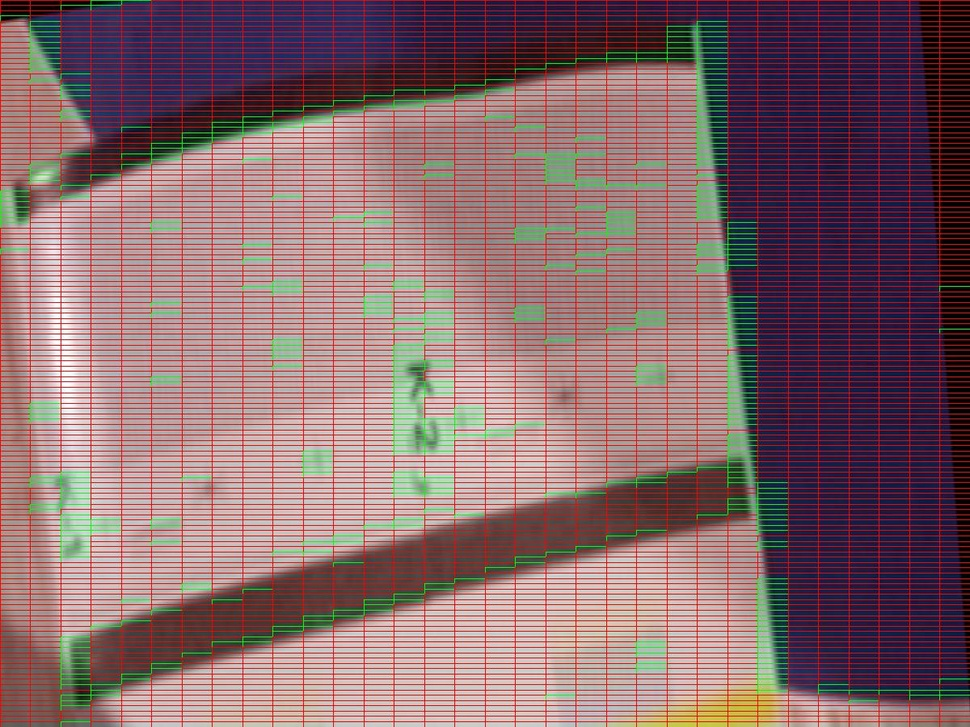
#> input picture dashboard/evidencias/GRANDO/test_20260316_202313.jpg, 970 x 727 px, shrunk from 1200 x 900 before the run
$ python -i nozzle_detection.py   (imports and definitions only)
#> lines starting #> are read from the running program, lines starting #| are printed output that depends on the picture; after the words box and inside, x2 and y2 are one past the last pixel; in counts of white or black regions, pixels touching at a corner belong together
import cv2
import numpy as np

def process_image(path):

    img = cv2.imread(path)
#> img is the input picture: shape (727, 970, 3); mean B, G, R 107.4, 104.2, 134.4

    if img is None:
        raise ValueError("No se pudo cargar la imagen")

    gray = cv2.cvtColor(img, cv2.COLOR_BGR2GRAY)
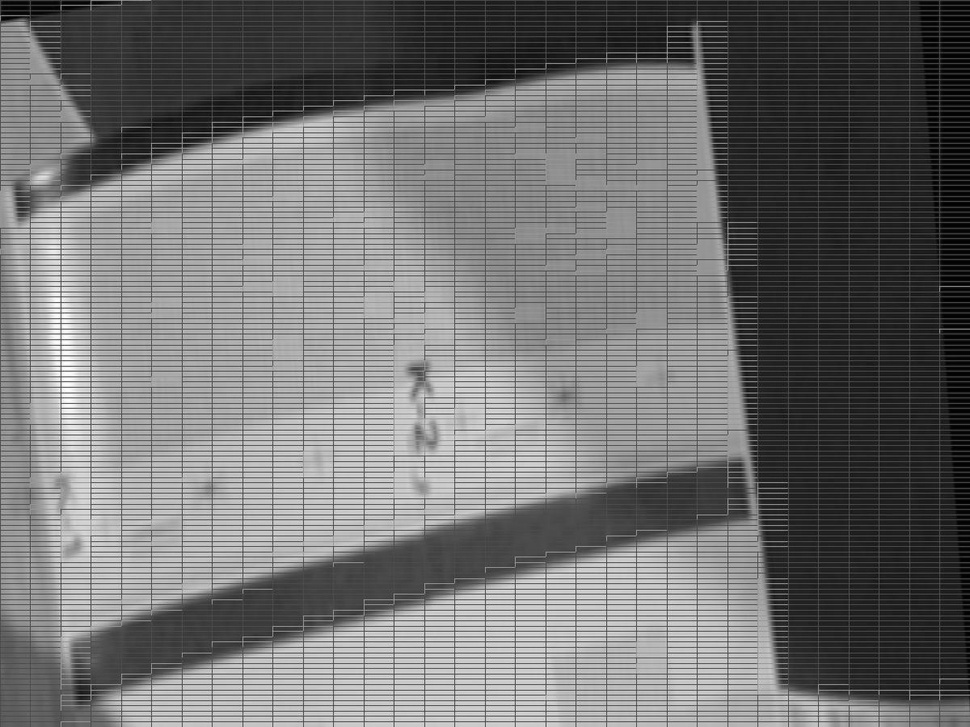
#> gray: shape (727, 970); min 0, max 254, mean 113.6
    gray = cv2.equalizeHist(gray)
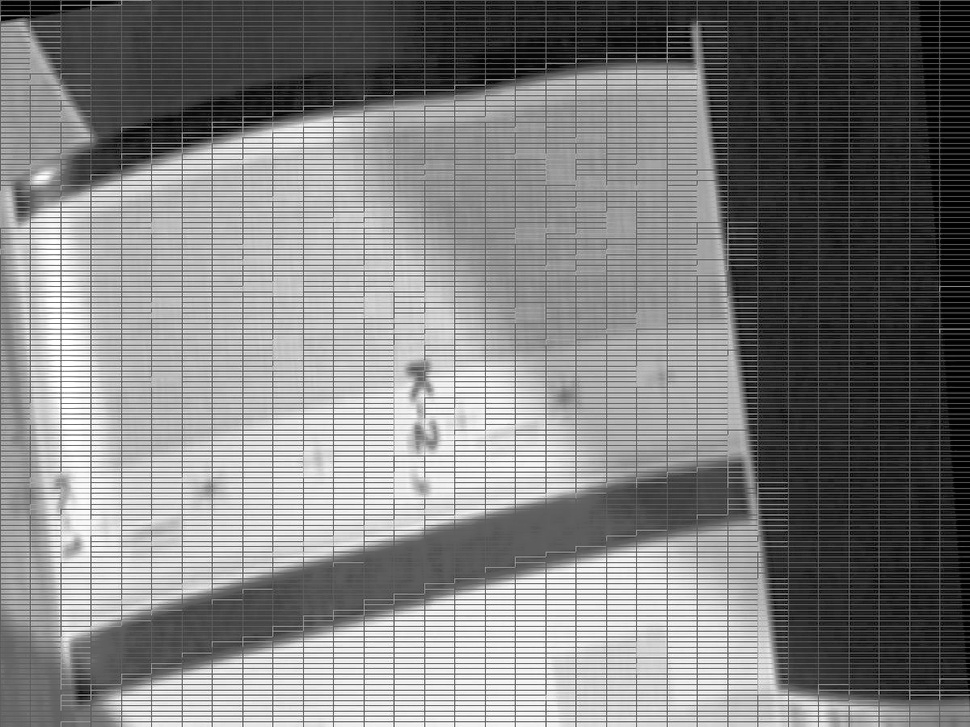
#> gray: shape (727, 970); min 0, max 255, mean 128.2

    blur = cv2.GaussianBlur(gray,(5,5),0)

    th = cv2.adaptiveThreshold(
        blur,
        255,
        cv2.ADAPTIVE_THRESH_GAUSSIAN_C,
        cv2.THRESH_BINARY_INV,
        21,
        5
    )
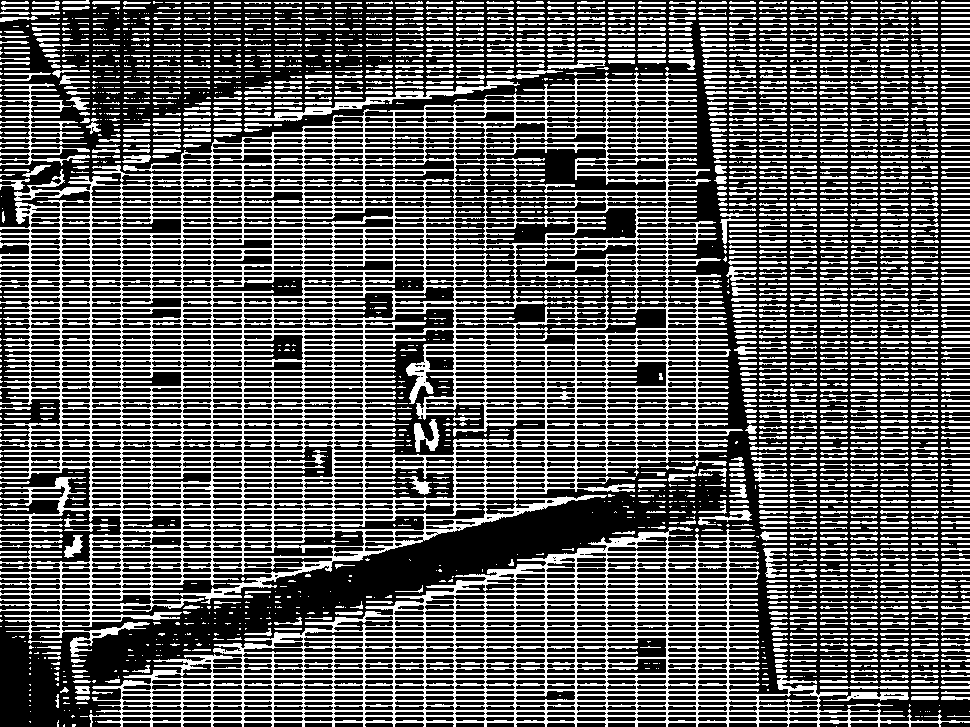
#> th: shape (727, 970); 35.4% white in thin lines or dots

    kernel = np.ones((3,3),np.uint8)
    th = cv2.morphologyEx(th, cv2.MORPH_OPEN, kernel)
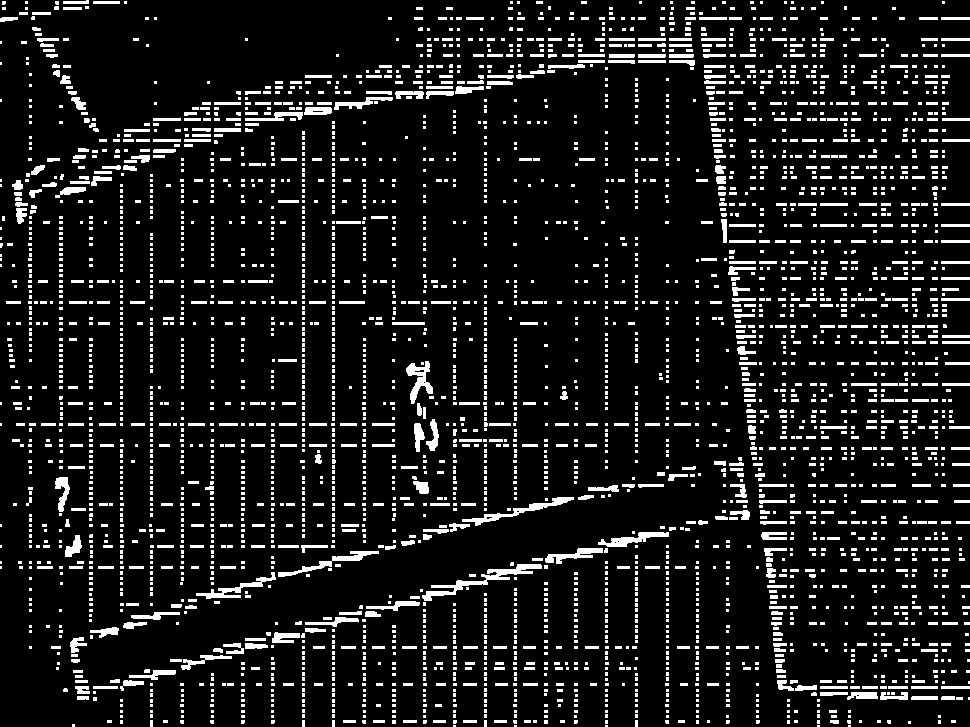
#> th: shape (727, 970); 10.4% white; 3738 white regions (2919 under 20 px), largest, box (x1, y1, x2, y2) and area: (422, 564, 542, 601) 891, (462, 497, 574, 526) 598, (278, 551, 379, 577) 513

    rows = 100
    cols = 6

    h,w = th.shape
#> h = 727; w = 970

    block_h = h//rows
#> block_h = 7
    block_w = w//cols
#> block_w = 161

    injection_map = np.zeros((rows,cols))

    for r in range(rows):
        for c in range(cols):

            block = th[
                r*block_h:(r+1)*block_h,
                c*block_w:(c+1)*block_w
            ]

            white_ratio = np.count_nonzero(block)/block.size

            if white_ratio > 0.015:
                injection_map[r,c] = 1
#> after the loop, injection_map = 100 rows, first 6: [1, 0, 0, 1, 1, 1], [1, 0, 1, 1, 1, 1], [1, 0, 1, 1, 1, 1], [0, 0, 0, 1, 1, 0], [1, 0, 1, 1, 1, 1], [1, 0, 1, 1, 1, 1]

    active = int(np.sum(injection_map))
#> active = 571
    total = int(injection_map.size)
#> total = 600
    failed = total-active
#> failed = 29
    health = (active/total)*100
#> health = 95.17

    return {
        "map":injection_map.tolist(),
        "active":active,
        "failed":failed,
        "total":total,
        "health":round(health,2)
    }

>>> result = process_image('../../dashboard/evidencias/GRANDO/test_20260316_202313.jpg')
#> result = 5 items
